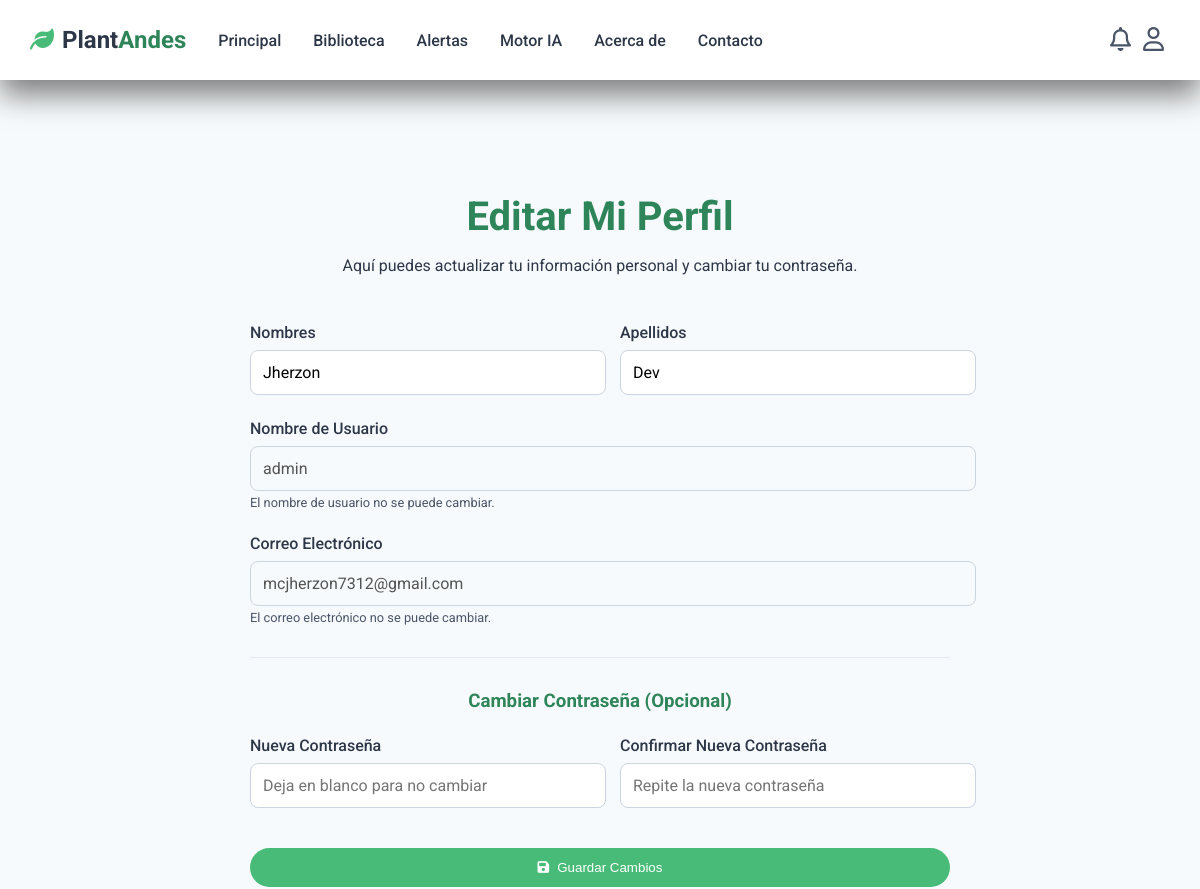
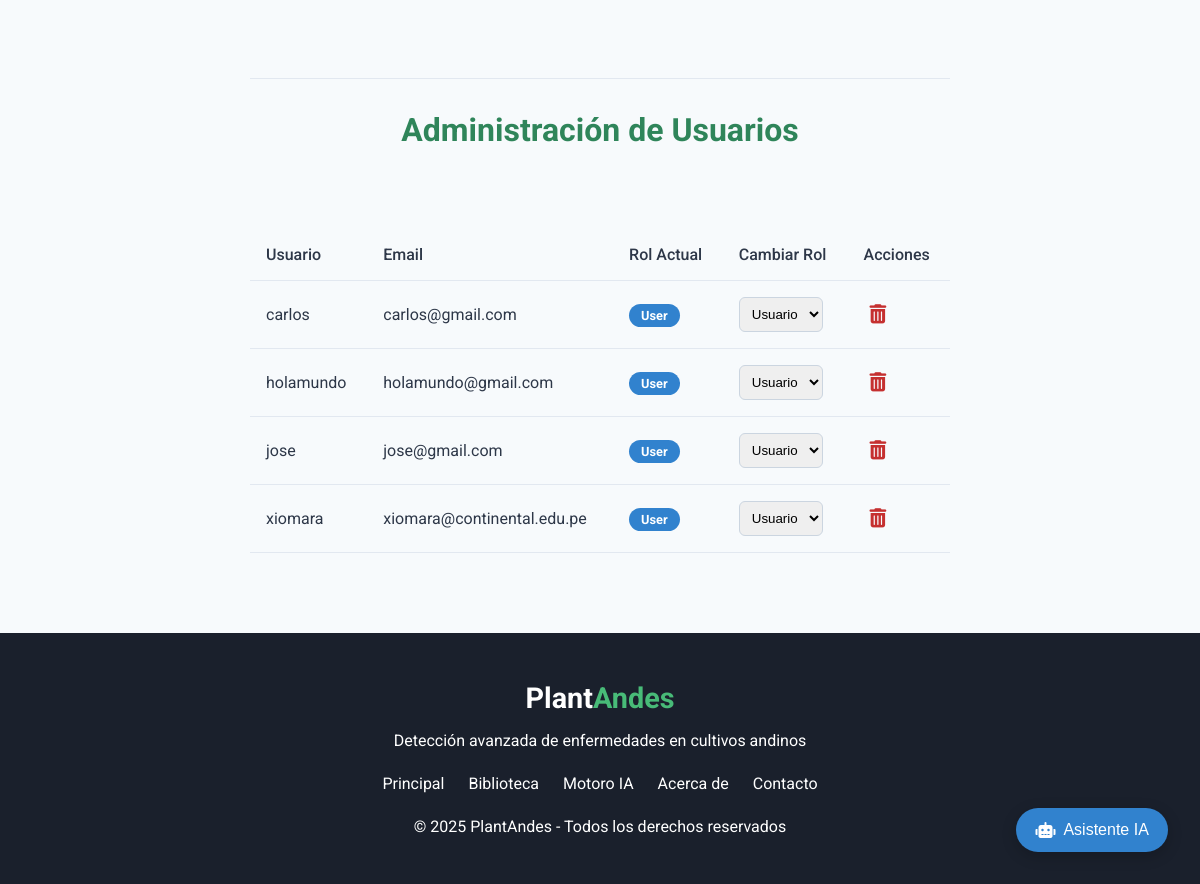
Screenshot of /edit_profile (signed in) with the database file from the repository (2 pictures, top to bottom).
### models.py (models this page shows, shortened)
class User(UserMixin, db.Model):
    id = db.Column(db.Integer, primary_key=True)
    username = db.Column(db.String(80), unique=True, nullable=False)
    first_name = db.Column(db.String(100), nullable=False)
    last_name = db.Column(db.String(100), nullable=False)
    email = db.Column(db.String(120), unique=True, nullable=False)
    password_hash = db.Column(db.String(256))
    created_at = db.Column(db.DateTime, default=db.func.current_timestamp())
    address = db.Column(db.String(255), nullable=True) # Campo para la dirección exacta
    zone_id = db.Column(db.Integer, db.ForeignKey('zone.id'), nullable=False)
    zone = db.relationship('Zone', backref=db.backref('users', lazy=True))
    diagnoses = db.relationship('Diagnosis', backref='user', lazy='dynamic')
    role = db.Column(db.String(20), nullable=False, default='user') # Roles: 'user', 'admin'

### app.py (the view, shortened to what this page needs)
@app.route('/edit_profile', methods=['GET', 'POST'])
@login_required
def edit_profile():
    users = None
    if current_user.role == 'admin':
        users = User.query.filter(User.id != current_user.id).order_by(User.username).all()
    return render_template('edit_profile.html', users=users)

### app.py (called while the page is built)
@event.listens_for(Engine, "connect")
def set_sqlite_pragma(dbapi_connection, connection_record):
    cursor = dbapi_connection.cursor()
    cursor.execute("PRAGMA foreign_keys=ON")
    cursor.close()

@app.context_processor
def inject_notifications():
    if current_user.is_authenticated:
        unread_notifications = Notification.query.filter_by(user_id=current_user.id, is_read=False).order_by(Notification.created_at.desc()).all()
        return dict(unread_notifications=unread_notifications)
    return dict(unread_notifications=[])

@login_manager.user_loader
def load_user(user_id):
    return User.query.get(int(user_id))

### templates/edit_profile.html (shortened to what this page needs)
{% extends 'base.html' %}
{% block content %}
<section class="contact-section">
    <div class="container" style="max-width: 700px;">
        <h1 class="section-title">Editar Mi Perfil</h1>
        <p class="section-description" style="text-align: center; max-width: 800px; margin: -2rem auto 3rem;">
            Aquí puedes actualizar tu información personal y cambiar tu contraseña.
        </p>
        <div class="contact-form">
            <form action="{{ url_for('edit_profile') }}" method="POST">
                <div class="form-grid">
                    <div class="form-group">
                        <label for="first_name">Nombres</label>
                        <input type="text" id="first_name" name="first_name" value="{{ current_user.first_name }}" required>
                    </div>
                    <div class="form-group">
                        <label for="last_name">Apellidos</label>
                        <input type="text" id="last_name" name="last_name" value="{{ current_user.last_name }}" required>
                    </div>
                </div>
                <div class="form-group">
                    <label for="username">Nombre de Usuario</label>
                    <input type="text" id="username" name="username" value="{{ current_user.username }}" disabled>
                    <small>El nombre de usuario no se puede cambiar.</small>
                </div>
                <div class="form-group">
                    <label for="email">Correo Electrónico</label>
                    <input type="email" id="email" name="email" value="{{ current_user.email }}" disabled>
                    <small>El correo electrónico no se puede cambiar.</small>
                </div>
                <hr class="form-divider">
                <h3 class="form-subtitle">Cambiar Contraseña (Opcional)</h3>
                <div class="form-grid">
                    <div class="form-group">
                        <label for="new_password">Nueva Contraseña</label>
                        <input type="password" id="new_password" name="new_password" placeholder="Deja en blanco para no cambiar">
                    </div>
                    <div class="form-group">
                        <label for="confirm_password">Confirmar Nueva Contraseña</label>
                        <input type="password" id="confirm_password" name="confirm_password" placeholder="Repite la nueva contraseña">
                    </div>
                </div>
                <button type="submit" class="analyze-button" style="width: 100%; justify-content: center; margin-top: 1rem;">
                    <i class="fas fa-save"></i> Guardar Cambios
                </button>
            </form>
        </div>
        {% if current_user.role == 'admin' %}
        <hr class="form-divider" style="margin-top: 5rem;">
        <div class="admin-section">
            <h2 class="section-title" style="font-size: 2rem;">Administración de Usuarios</h2>
            <div class="user-table-container">
                <table class="user-table">
                    <thead>
                        <tr>
                            <th>Usuario</th>
                            <th>Email</th>
                            <th>Rol Actual</th>
                            <th>Cambiar Rol</th>
                            <th>Acciones</th>
                        </tr>
                    </thead>
                    <tbody>
                        {% for user in users %}
                        <tr>
                            <td>{{ user.username }}</td>
                            <td>{{ user.email }}</td>
                            <td><span class="role-badge role-{{ user.role }}">{{ user.role }}</span></td>
                            <td>
                                <form action="{{ url_for('update_user_role', user_id=user.id) }}" method="POST" class="role-form">
                                    <select name="role" onchange="this.form.submit()">
                                        <option value="user" {% if user.role == 'user' %}selected{% endif %}>Usuario</option>
                                    </select>
                                </form>
                            </td>
                            <td>
                                <form action="{{ url_for('delete_user', user_id=user.id) }}" method="POST" onsubmit="return confirm('¿Estás seguro de que quieres eliminar a este usuario? Esta acción no se puede deshacer.');">
                                    <button type="submit" class="delete-button"><i class="fas fa-trash-alt"></i></button>
                                </form>
                            </td>
                        </tr>
                        {% endfor %}
                    </tbody>
                </table>
            </div>
        </div>
        {% endif %}
    </div>
</section>
{% endblock %}

### templates/base.html (shortened to what this page needs)
<!DOCTYPE html>
<html lang="es">
<head>
    <link rel="stylesheet" href="{{ url_for('static', filename='css/enhanced-plantix-style.css') }}">
    <link rel="stylesheet" href="https://cdnjs.cloudflare.com/ajax/libs/font-awesome/6.0.0-beta3/css/all.min.css">
</head>
<body>
    <header>
        <nav class="navbar">
            <div class="logo">
                <div class="logo-icon">
                    <i class="fas fa-leaf"></i>
                </div>
                <div class="logo-text">Plant<span>Andes</span></div>
            </div>
            <ul class="nav-links" id="nav-links">
                <li><a href="{{ url_for('home_page') }}">Principal</a></li>
                <li><a href="{{ url_for('market') }}">Biblioteca</a></li>
                <li><a href="{{ url_for('alerts_page') }}">Alertas</a></li>
                <li><a href="{{ url_for('ai_engine_page') }}">Motor IA</a></li>
                <li><a href="{{ url_for('about_page') }}">Acerca de</a></li>
                <li><a href="{{ url_for('contact') }}">Contacto</a></li>
            </ul>
            <div class="nav-auth-links" id="user-menu-container">
                {% if current_user.is_authenticated %}
                <div id="notification-container" class="notification-container">
                    <button id="notification-button" class="user-menu-button">
                        <i class="fa-regular fa-bell"></i>
                    </button>
                </div>
                {% endif %}
                <button id="user-menu-button" class="user-menu-button">
                    <i class="fa-regular fa-user"></i>
                </button>
            </div>
        </nav>
    </header>
    <main class="main-container">
        {% block content %}{% endblock %}
    </main>
    <footer>
        <div class="footer-content">
            <div class="footer-logo">Plant<span>Andes</span></div>
            <p>Detección avanzada de enfermedades en cultivos andinos</p>
            <ul class="footer-links">
                <li><a href="{{ url_for('home_page') }}">Principal</a></li>
                <li><a href="{{ url_for('market') }}">Biblioteca</a></li>
                <li><a href="{{ url_for('ai_engine_page') }}">Motoro IA</a></li>
                <li><a href="{{ url_for('about_page') }}">Acerca de</a></li>
                <li><a href="{{ url_for('contact') }}">Contacto</a></li>
            </ul>
            <div class="copyright">
                &copy; 2025 PlantAndes - Todos los derechos reservados
            </div>
        </div>
    </footer>
    <button id="general-chat-fab" class="general-chat-fab">
        <i class="fas fa-robot"></i> Asistente IA
    </button>
</body>
</html>

### static/css/enhanced-plantix-style.css (style rules this page uses)
:root { --green-dark: #2f855a; --green-medium: #48bb78; --green-light: #f0fff4; --brown-earth: #795548; --blue-sky: #3182ce; --text-dark: #2d3748; --text-light: #4a5568; --background-light: #f7fafc; --white: #ffffff; --shadow: 0 4px 6px -1px rgba(0, 0, 0, 0.1), 0 2px 4px -1px rgba(0, 0, 0, 0.06); --font-family: 'Roboto', sans-serif; }
body { font-family: var(--font-family); color: var(--text-dark); margin: 0; padding-top: 80px; overflow-x: hidden; display: flex; flex-direction: column; min-height: 100vh; background-color: var(--background-light); }
.container { max-width: 95%; margin: 0 auto; padding: 0 2rem; }
main { flex-grow: 1; padding-bottom: 5rem; }
header { position: fixed; top: 0; left: 0; width: 100%; background-color: var(--white); box-shadow: 0 15px 30px rgba(0, 0, 0, 0.50); z-index: 1000; transition: background-color 0.3s ease; }
.navbar { display: flex; justify-content: space-between; align-items: center; height: 80px; padding: 0 2.5%; max-width: 100%; margin: 0 auto; }
.logo { display: flex; align-items: center; font-size: 1.5rem; font-weight: 700; text-decoration: none; color: var(--text-dark); }
.logo-icon { color: var(--green-medium); margin-right: 0.5rem; }
.logo-text span { color: var(--green-dark); }
.nav-links { display: flex; list-style: none; margin: 0; padding: 0; }
.nav-links li { margin-left: 2rem; }
.nav-links a { text-decoration: none; color: var(--text-dark); font-weight: 500; transition: color 0.3s ease; }
.section-title { text-align: center; font-size: 2.5rem; font-weight: 700; color: var(--green-dark); margin-bottom: 3rem; }
.analyze-button { background-color: var(--green-medium); color: var(--white); padding: 0.75rem 1.5rem; border: none; border-radius: 50px; text-decoration: none; font-weight: 500; cursor: pointer; transition: background-color 0.3s ease, transform 0.3s ease; display: inline-flex; align-items: center; gap: 0.5rem; }
footer { background-color: #1A202C; color: var(--white); padding: 3rem 2rem; text-align: center; }
.footer-content { max-width: 1200px; margin: 0px auto; }
.footer-logo { font-size: 1.8rem; font-weight: 700; margin-bottom: 1rem; }
.footer-logo span { color: var(--green-medium); }
.footer-links { list-style: none; padding: 0; margin: 1.5rem 0; display: flex; justify-content: center; gap: 1.5rem; flex-wrap: wrap; }
.footer-links a { color: var(--white); text-decoration: none; transition: color 0.3s ease; }
.contact-section { padding-top: 5rem; }
.contact-form .form-group { margin-bottom: 1.5rem; }
.contact-form label { display: block; margin-bottom: 0.5rem; font-weight: 500; color: var(--text-dark); }
.contact-form input, .contact-form textarea { width: 100%; padding: 0.75rem; border: 1px solid #CBD5E0; border-radius: 8px; font-family: var(--font-family); font-size: 1rem; transition: border-color 0.3s ease; }

### templates/base.html (style rules this page uses)
.navbar { display: grid; grid-template-columns: auto 1fr auto; align-items: center; }
.nav-auth-links { display: flex; justify-content: flex-end; align-items: center; position: relative; }
.notification-container { position: relative; }
.user-menu-button { background: none; border: none; cursor: pointer; font-size: 1.5em; color: var(--text-light); transition: color 0.3s ease; }
.general-chat-fab { position: fixed; bottom: 2rem; right: 2rem; background-color: var(--blue-sky); color: white; border: none; border-radius: 50px; padding: 0.8rem 1.2rem; font-size: 1rem; font-weight: 500; box-shadow: 0 4px 15px rgba(0,0,0,0.2); cursor: pointer; display: flex; align-items: center; gap: 0.5rem; z-index: 1050; transition: transform 0.3s ease; }

### rows the page displays
User: first_name "Jherzon", last_name "Dev", username "admin", email "mcjherzon7312@gmail.com"
User: username "carlos", email "carlos@gmail.com", role "User", role "Usuario"
User: username "holamundo", email "holamundo@gmail.com", role "User", role "Usuario"
User: username "jose", email "jose@gmail.com", role "User", role "Usuario"
User: username "xiomara", email "xiomara@continental.edu.pe", role "User", role "Usuario"
